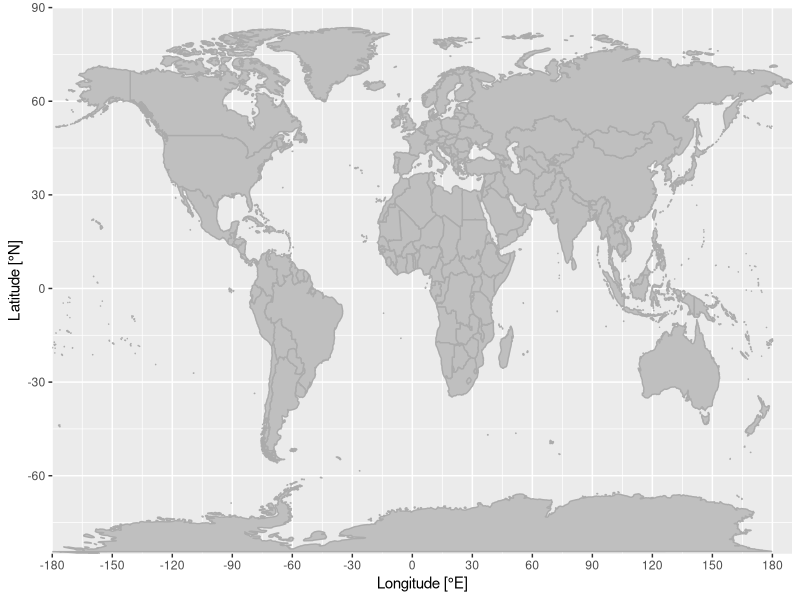

This chart was generated by the following R code: (Note: this script raises an error after producing the figure.)
library(tidyverse)
library(geosphere)

#
### GLOBALE WERTE
# Farben (Im Hauptplot Ränder, Punkte, Linie, Akzent, Score, Umkreis)
colo <- c("grey67", "dodgerblue4", "dodgerblue3", "powderblue", "firebrick", "white")
# Eintellungen Umkreis
spot <- "VIE"
radius <- 2500

#
### PLOT
# Plot 1
# Weltkarte
p1 <- ggplot() +
  geom_polygon(data = map_data("world"), mapping = aes(x = long, y = lat, group = group), fill = "grey75", color = colo[1]) +
  scale_x_continuous(name = "Longitude [°E]", breaks = seq(from = -180, to = 180, by = 30), expand = c(0, 0)) +
  scale_y_continuous(name = "Latitude [°N]", breaks = seq(from = -90, to = 90, by = 30), expand = c(0, 0)) +
  coord_cartesian(xlim = c(-180, 190), ylim = c(-85, 90))

# Umkreis um 'Spot'
# circ <- data.frame(destPoint(airports[which(airports$IATA == spot), c("Long", "Lat")], seq(0, 359, by = 5), radius * 1e3), fill = "a")
circ <- data.frame(destPoint(filter(myflights, Dep == spot) |> pluck("DepDet", 1) |> select(Long, Lat) |> unlist(), seq(0, 359, by = 5), radius * 1e3), fill = "a")
p1 <- p1 +
  geom_polygon(data = circ, aes(x = lon, y = lat, fill = fill), alpha = 1/2) +
  scale_fill_manual(name = "Radius", values = colo[6], label = paste(radius, "km @ VIE"))

# Aufräumen
rm(circ)

# Zeichnen der Großkreissegmente
paths <- myroutes %>% select(Route, GCPath) %>% unnest(cols = GCPath)
p1 <- p1 + geom_path(data = paths, mapping = aes(x = Long, y = Lat, group = Route), color = colo[3])

# Aufräumen
rm(paths)

# Punkte auf Flughäfen (zuerst 'Score')
p1 <- p1 +
  geom_point(data = myairports, mapping = aes(x = Long, y = Lat, size = Score), color = colo[5], alpha = 1/3) +
  geom_point(data = myairports, mapping = aes(Long, Lat), color = colo[2], size = 1.25) +
  theme(legend.position = "top", legend.box = "horizontal")

# PLOT 2
p2 <- ggplot(data = myflights, mapping = aes(x = GCDist, fill = Relation)) +
  geom_histogram(binwidth = 625, center = 312.5, color = colo[1]) +
  labs(x = "Distance [km]", y = "Count") +
  scale_x_continuous(breaks = seq(from = 0, to = 20000, by = 5000)) +
  scale_fill_manual(values = c(colo[4], colo[2])) +
  theme(legend.position = "top")

#PLOT 3
p3 <- myflights %>%
  transmute(Distance = GCDist,
            InitHead = cut((Bearing + 22.5 ) %% 360, (0:8) * 45, labels = c("N", "NE", "E", "SE", "S", "SW", "W", "NW"))) %>%
  group_by(InitHead) %>%
  summarise(Count = n(), AvgDist = mean(Distance)) %>%
  ggplot(mapping = aes(x = InitHead, y = Count)) +
  geom_bar(aes(fill = AvgDist), width = 1, color = colo[1], stat = "identity") +
  labs(x = "Initial Heading", y = "Count") +
  coord_polar(theta = "x", start = -22.5 / 180 * pi) +
  scale_fill_gradient(name = "Avg Distance", low = colo[2], high = colo[4], breaks = c(0, 1250, 2500, 3750, 5000)) +
  theme(legend.position = "top")

#windows(16, 8)
pdf(paste0("myflights_", comment(myflights), ".pdf"), width = 16, height = 8)
gridExtra::grid.arrange(p1, p2, p3 ,layout_matrix = matrix(c(1, 1, 1, 1, 2, 1, 1, 1, 1, 3), nrow=2, byrow=T),
                        top = grid::textGrob(paste("My Flights", comment(myflights), sep = " - "), gp = grid::gpar(fontsize = 17)))
dev.off()
rm(p1, p2, p3, colo, radius, spot)
